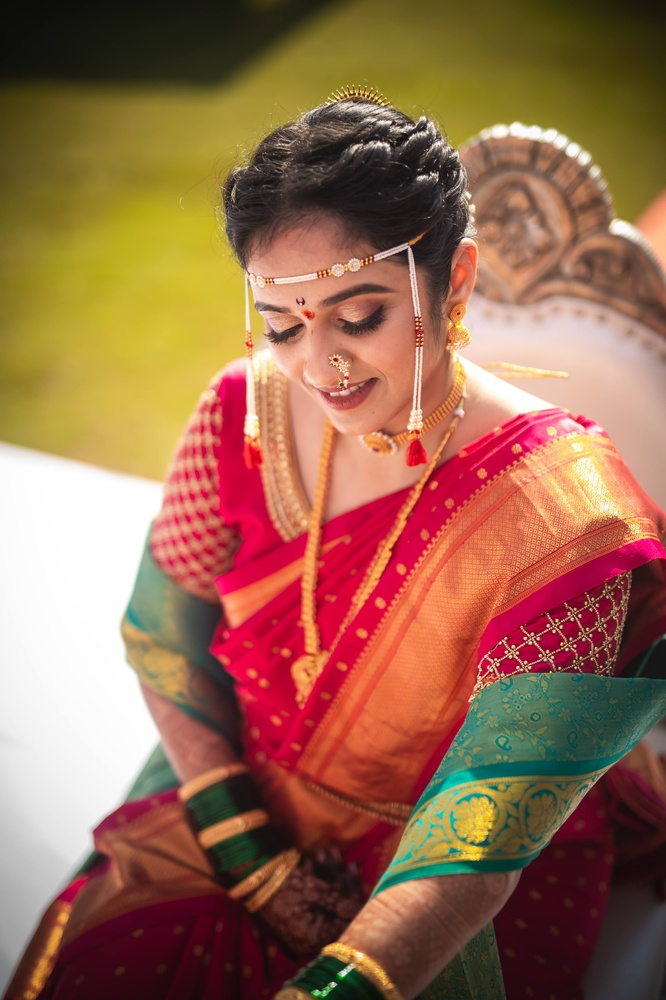
#> input picture data/images/AHD_6008.jpg, 666 x 1000 px, shrunk from 3280 x 4928 before the run
$ python -i image_utils.py   (imports and definitions only)   (older library calls are emulated)
#> lines starting #> are read from the running program, lines starting #| are printed output that depends on the picture
import cv2
import os


def calculate_blur(image):
    gray = cv2.cvtColor(image, cv2.COLOR_BGR2GRAY)
    return cv2.Laplacian(gray, cv2.CV_64F).var()


def calculate_brightness(image):
    hsv = cv2.cvtColor(image, cv2.COLOR_BGR2HSV)
    return hsv[:, :, 2].mean()


def image_score(path):

#> called with path = '../../data/images/AHD_6008.jpg'
    image = cv2.imread(path)
#> image is the input picture: shape (1000, 666, 3); mean B, G, R 80.2, 106.1, 151.9

    if image is None:
        return None

    h, w = image.shape[:2]
#> h = 1000; w = 666

    resolution = h * w
#> resolution = 666000

    blur = calculate_blur(image)
#> in calculate_blur, `gray = cv2.cvtColor(image, cv2.COLOR_BGR2GRAY)`:
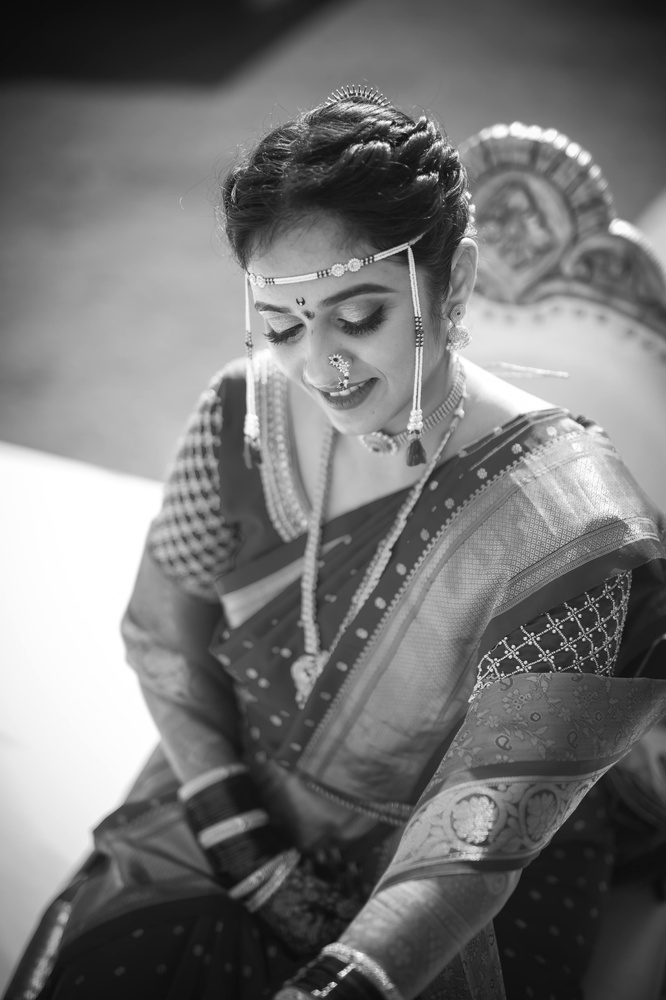
#> gray: shape (1000, 666); min 10, max 255, mean 116.8
#> blur = 405

    brightness = calculate_brightness(image)
#> in calculate_brightness, `hsv = cv2.cvtColor(image, cv2.COLOR_BGR2HSV)`: hsv: shape (1000, 666, 3); mean H, S, V 46.6, 138.2, 154.1
#> brightness = 154.1

    # Normalize resolution instead of letting it dominate
    resolution_score = min((resolution / 16000000) * 30, 30)
#> resolution_score = 1.25

    blur_score = min(blur / 15, 35)
#> blur_score = 27

    brightness_score = (
        35
        - abs(brightness - 140) / 4
    )
#> brightness_score = 31.47

    brightness_score = max(0, brightness_score)

    total = (
        resolution_score
        + blur_score
        + brightness_score
    )
#> total = 59.72

    return {

        "image_name": os.path.basename(path),

        "path": path,

        "resolution": resolution,

        "quality_score": round(total, 2),

        "blur_score": round(blur, 2),

        "brightness": round(brightness, 2),

        "importance_score": round(total, 2)

    }

>>> result = image_score('../../data/images/AHD_6008.jpg')
#> result = {'image_name': 'AHD_6008.jpg', 'path': '../../data/images/AHD_6008.jpg', 'resolution': 666000, 'quality_score': 59.72, 'blur_score': 405, 'brightness': 154.1, 'importance_score': 59.72}

$ run again, on data/images/AHD_6024.jpg
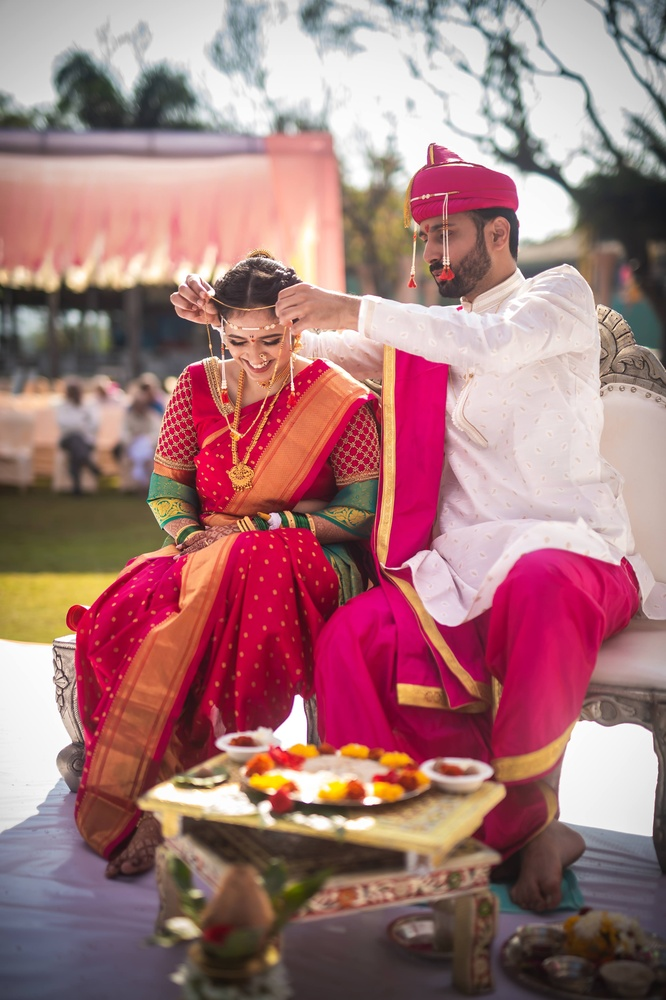
#> input picture data/images/AHD_6024.jpg, 666 x 1000 px, shrunk from 3280 x 4928 before the run
#> in image_score, image is the input picture: shape (1000, 666, 3); mean B, G, R 121.4, 119.7, 164.8
#> in calculate_blur, `gray = cv2.cvtColor(image, cv2.COLOR_BGR2GRAY)`:
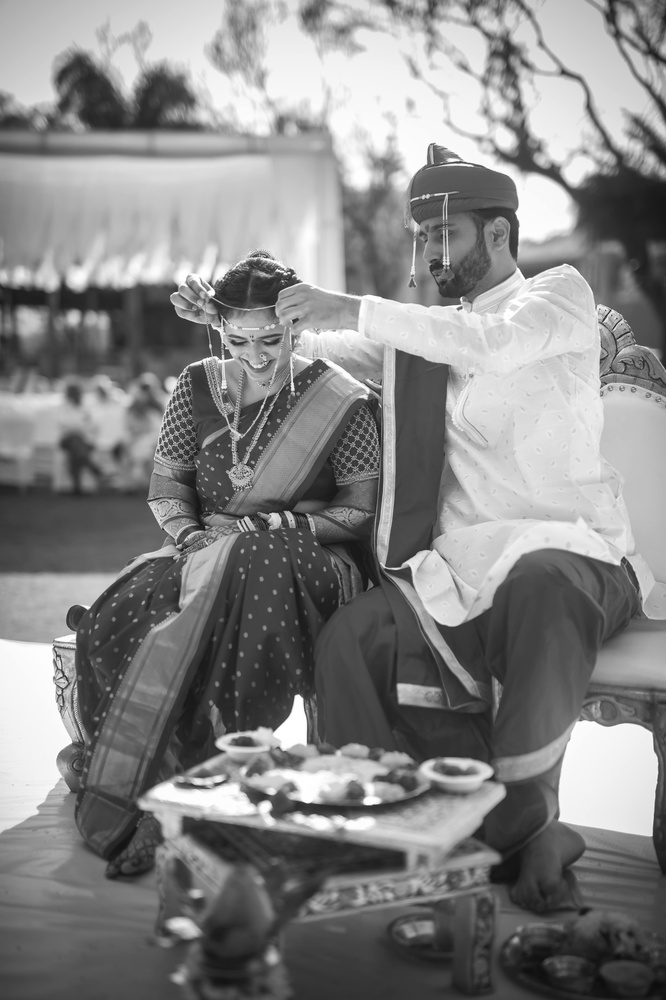
#> gray: shape (1000, 666); min 13, max 255, mean 133.4
#> blur = 465.2
#> hsv: shape (1000, 666, 3); mean H, S, V 69.9, 90.1, 166.9
#> brightness = 166.9
#> blur_score = 31.01
#> brightness_score = 28.28
#> total = 60.54
#> result = {'image_name': 'AHD_6024.jpg', 'path': '../../data/images/AHD_6024.jpg', 'resolution': 666000, 'quality_score': 60.54, 'blur_score': 465.2, 'brightness': 166.9, 'importance_score': 60.54}

$ run again, on data/images/AHD_6052.jpg
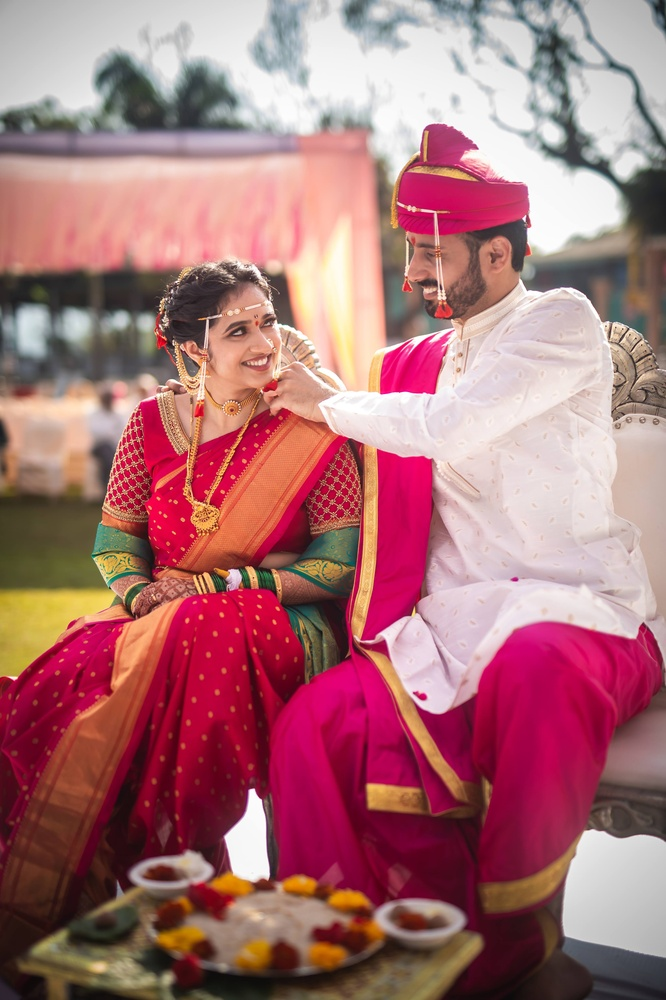
#> input picture data/images/AHD_6052.jpg, 666 x 1000 px, shrunk from 3280 x 4928 before the run
#> in image_score, image is the input picture: shape (1000, 666, 3); mean B, G, R 118.5, 114, 169.4
#> in calculate_blur, `gray = cv2.cvtColor(image, cv2.COLOR_BGR2GRAY)`:
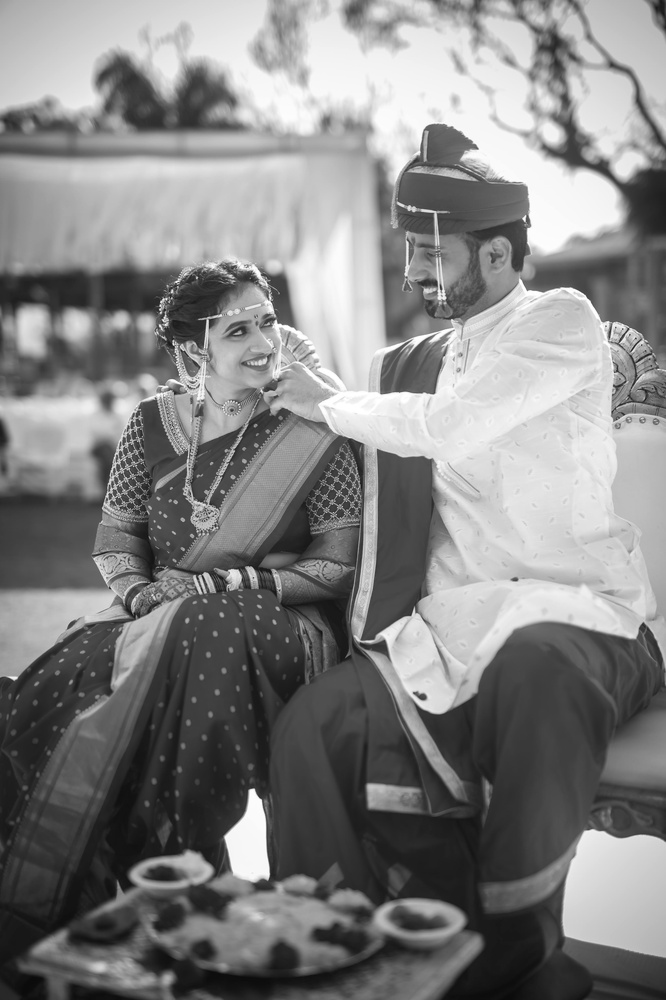
#> gray: shape (1000, 666); min 10, max 255, mean 131.1
#> blur = 514.6
#> hsv: shape (1000, 666, 3); mean H, S, V 75.6, 107.9, 170.6
#> brightness = 170.6
#> blur_score = 34.31
#> brightness_score = 27.34
#> total = 62.9
#> result = {'image_name': 'AHD_6052.jpg', 'path': '../../data/images/AHD_6052.jpg', 'resolution': 666000, 'quality_score': 62.9, 'blur_score': 514.6, 'brightness': 170.6, 'importance_score': 62.9}

$ run again, on data/images/AHD_6076.jpg
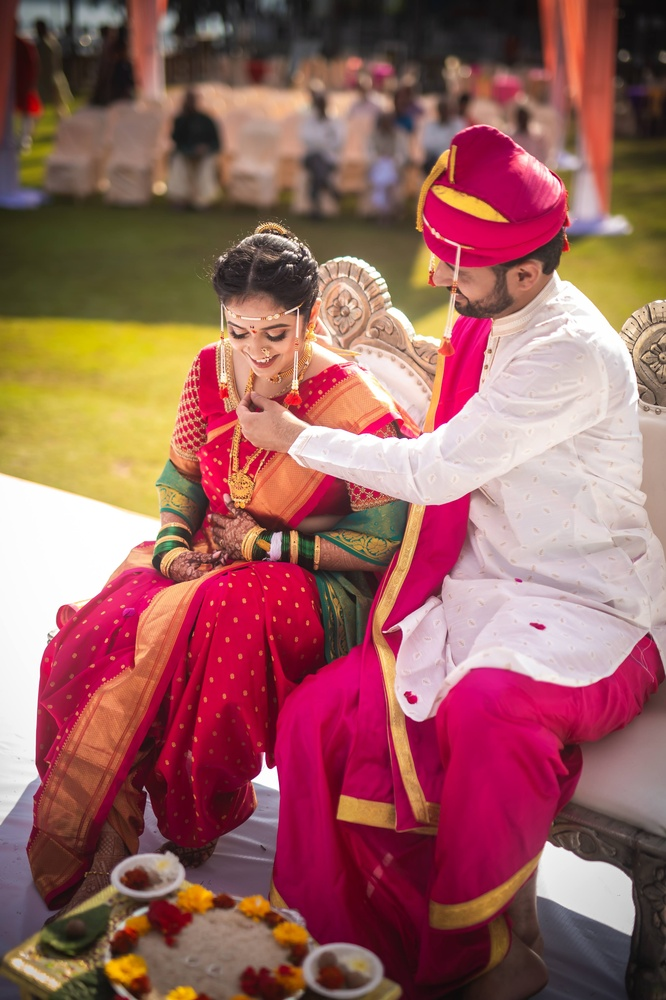
#> input picture data/images/AHD_6076.jpg, 666 x 1000 px, shrunk from 3280 x 4928 before the run
#> in image_score, image is the input picture: shape (1000, 666, 3); mean B, G, R 95.1, 98, 153.7
#> in calculate_blur, `gray = cv2.cvtColor(image, cv2.COLOR_BGR2GRAY)`:
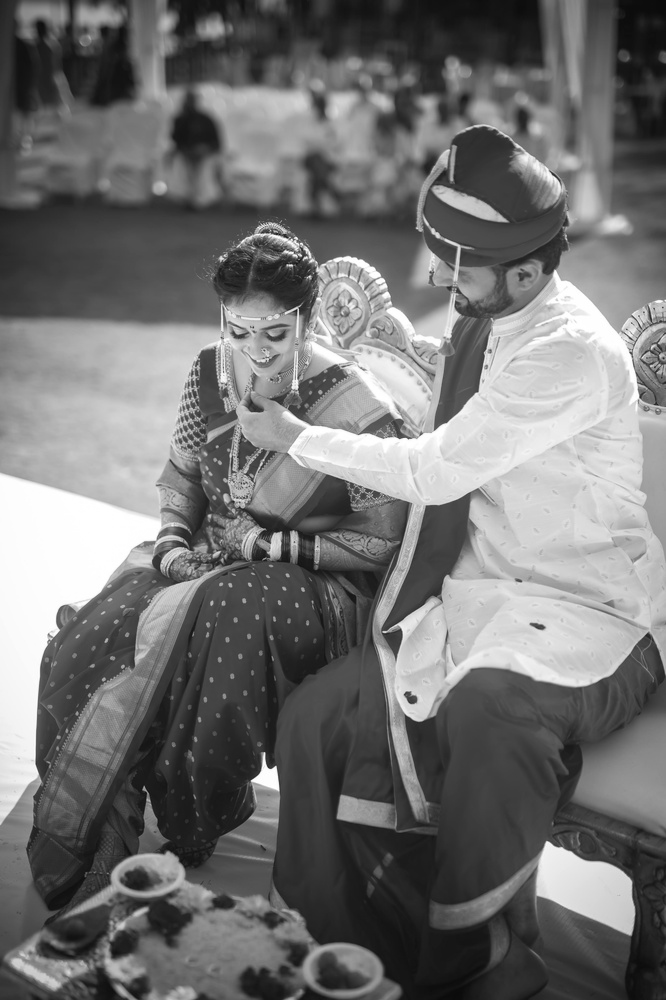
#> gray: shape (1000, 666); min 10, max 255, mean 114.3
#> blur = 433.6
#> hsv: shape (1000, 666, 3); mean H, S, V 75.6, 122.1, 154.2
#> brightness = 154.2
#> blur_score = 28.9
#> brightness_score = 31.44
#> total = 61.6
#> result = {'image_name': 'AHD_6076.jpg', 'path': '../../data/images/AHD_6076.jpg', 'resolution': 666000, 'quality_score': 61.6, 'blur_score': 433.6, 'brightness': 154.2, 'importance_score': 61.6}
